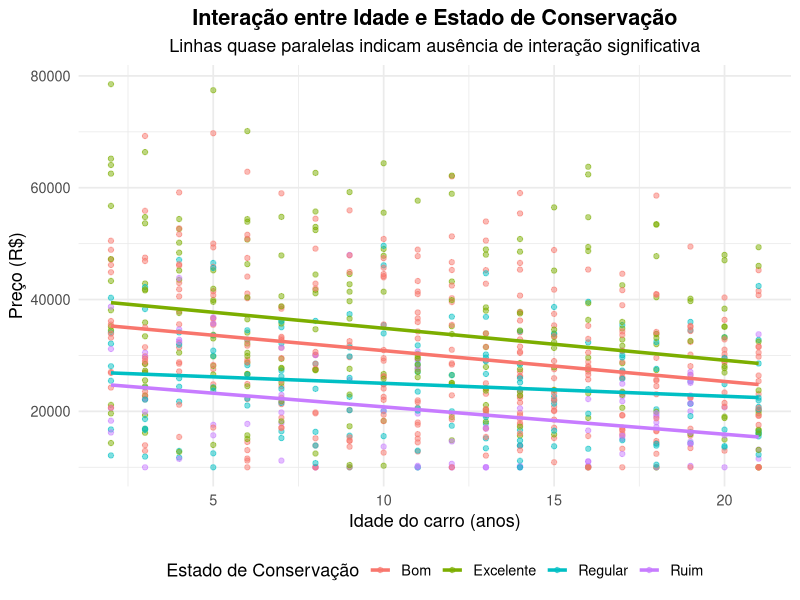

This figure's R source:
#-------------------------------------------------------------
# Carregar pacotes
library(ggplot2)
library(dplyr)
library(car)

# Carregar dados
base <- read.csv2("carros.csv")

#------------------------------------------------------------
# a) Aamostra de 800 carros
#-------------------------------------------------------------
set.seed(11122004)
base1 <- base[sample(nrow(base), 800), ]

#-------------------------------------------------------------
# b) Criar variável de idade - a paritr do ano do carro
#-------------------------------------------------------------
base1 <- base1 |>
  mutate(idade = ifelse(!is.na(ano), as.numeric(format(Sys.Date(), "%Y")) - ano, NA))

#Fator estado_conservacao
base1$estado_conservacao <- as.factor(base1$estado_conservacao)

#-------------------------------------------------------------
# c) Ajuste de modelo com interacao
#-------------------------------------------------------------
# Modelo com interação entre idade e estado de conservação
modelo_interacao <- lm(preco ~ idade * estado_conservacao, data = base1)

# Resumo do modelo
summary(modelo_interacao)

# d) Análise de variância (para verificar significância dos termos)
Anova(modelo_interacao, type = 3)

#-------------------------------------------------------------
# Ajustando o modelo de acordo com a significância
#-------------------------------------------------------------
# Modelo sem interação
modelo_sem_interacao <- lm(preco ~ idade + estado_conservacao, data = base1)

# Resultados
summary(modelo_sem_interacao)
car::Anova(modelo_sem_interacao, type = 3)

# e) Interpretação

#-------------------------------------------------------------
# f) Gráfico de representação do modelo
#-------------------------------------------------------------
library(ggplot2)

ggplot(base1, aes(x = idade, y = preco, color = estado_conservacao)) +
  geom_point(alpha = 0.5) +  # pontos de dispersão
  geom_smooth(method = "lm", se = FALSE, linewidth = 1.2) +  # linhas de regressão
  labs(
    title = "Interação entre Idade e Estado de Conservação",
    subtitle = "Linhas quase paralelas indicam ausência de interação significativa",
    x = "Idade do carro (anos)",
    y = "Preço (R$)",
    color = "Estado de Conservação"
  ) +
  theme_minimal(base_size = 13) +
  theme(
    plot.title = element_text(face = "bold", hjust = 0.5),
    plot.subtitle = element_text(hjust = 0.5),
    legend.position = "bottom"
  )

#-------------------------------------------------------------
# g) Exemplo de Carro com idade=5 e estado_conservacao= Excelente
#-------------------------------------------------------------
# Criar um novo carro com essas características
novo_carro <- data.frame(
  idade = 5,
  estado_conservacao = "Excelente"
)

# Previsão com intervalo de confiança e intervalo de predição
ic <- predict(modelo_sem_interacao, newdata = novo_carro, interval = "confidence")
ip <- predict(modelo_sem_interacao, newdata = novo_carro, interval = "prediction")

ic
ip
